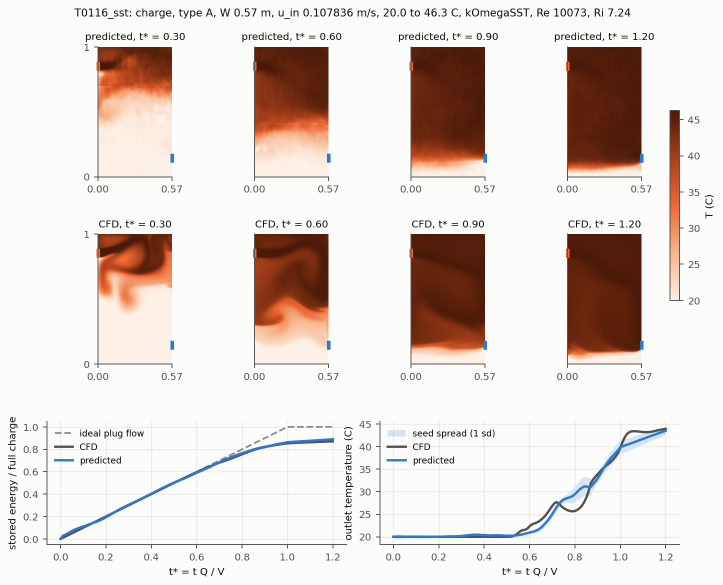
#> input picture thermbench_ml/capacity_2026-11-07/T0116_sst.png, 1446 x 1170 px (shown at 1/2 size)
$ python digitise.py ../../thermbench_ml/capacity_2026-11-07/T0116_sst.png
#> lines starting #> are read from the running program, lines starting #| are printed output that depends on the picture; after the words box and inside, x2 and y2 are one past the last pixel; in counts of white or black regions, pixels touching at a corner belong together
"""Digitise Lou et al. (2023) Fig. 15a (initial baffle) and 15b: the Th = 333.15 K curve (MATLAB yellow).
Axis calibration from the plot frame (long dark lines); axis limits sit on the frame:
(a) t* 0..1.5, Ri 0..2.0; (b) t* 0..1.5, sigma 0..1.0."""
import json, sys
import numpy as np
from PIL import Image

img = np.asarray(Image.open(sys.argv[1]).convert("RGB")).astype(int)
H, W, _ = img.shape
#> H = 1170; W = 1446


def frame(x0, x1, y0, y1):
    """Plot-frame pixel box inside a search window: rows/columns that are mostly dark."""
#> called with x0 = 72, x1 = 723, y0 = 0, y1 = 386
    sub = img[y0:y1, x0:x1]
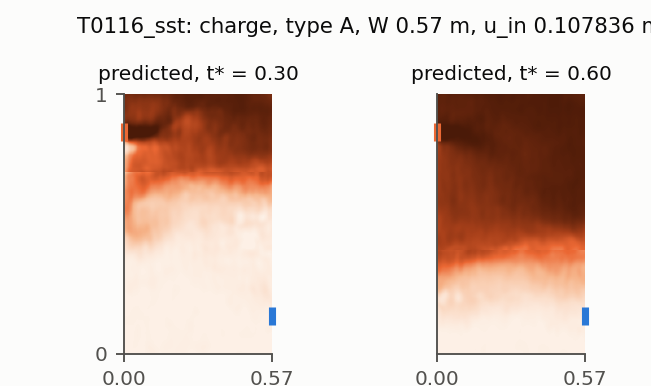
#> sub: shape (386, 651, 3) int64; mean R, G, B 228.6, 212, 203.9
    dark = sub.sum(2) < 200
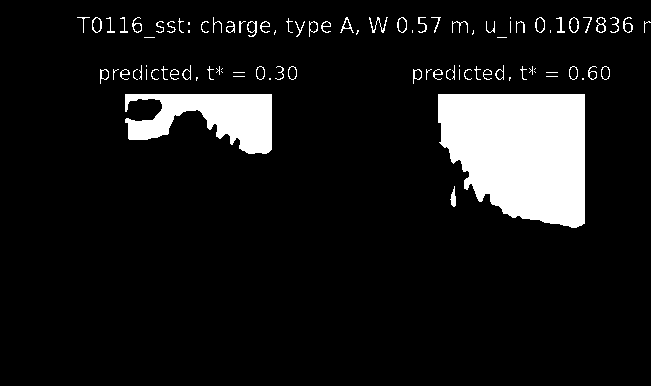
#> dark: shape (386, 651) bool; 9.5% white; 92 white regions (34 under 20 px), largest, box (x1, y1, x2, y2) and area: (438, 94, 585, 228) 16021, (125, 94, 272, 154) 5292, (369, 17, 388, 33) 86
    rows = np.where(dark.mean(1) > 0.6)[0] + y0
#> rows = empty array
    cols = np.where(dark.mean(0) > 0.6)[0] + x0
#> cols = empty array
#> (the run stopped early here; a loop or call above may not have finished)

$ run again, on thermbench_ml/capacity_2026-11-07/T0373_sst.png
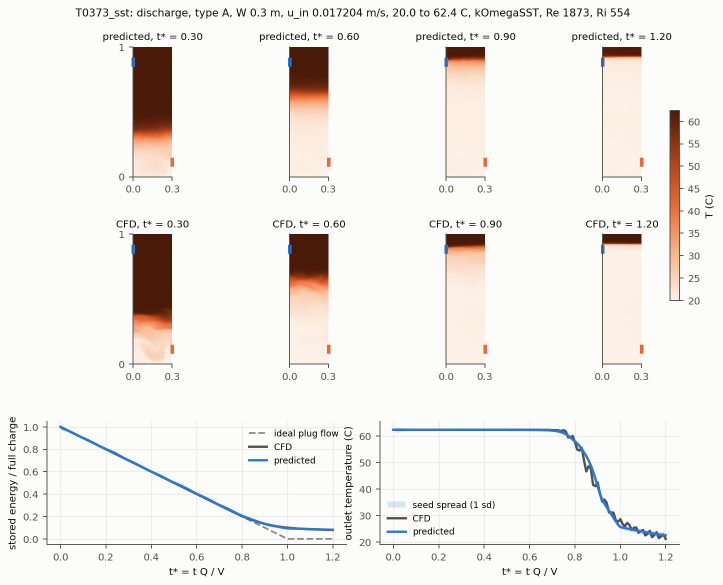
#> input picture thermbench_ml/capacity_2026-11-07/T0373_sst.png, 1446 x 1170 px (shown at 1/2 size)
#> in frame, `sub = img[y0:y1, x0:x1]`:
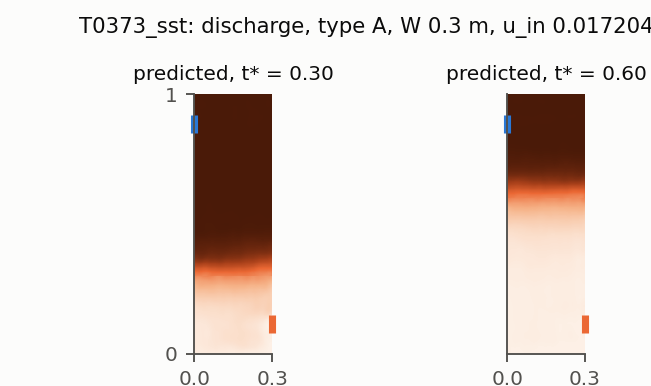
#> sub: shape (386, 651, 3) int64; mean R, G, B 233.1, 225.8, 221.6
#> in frame, `dark = sub.sum(2) < 200`:
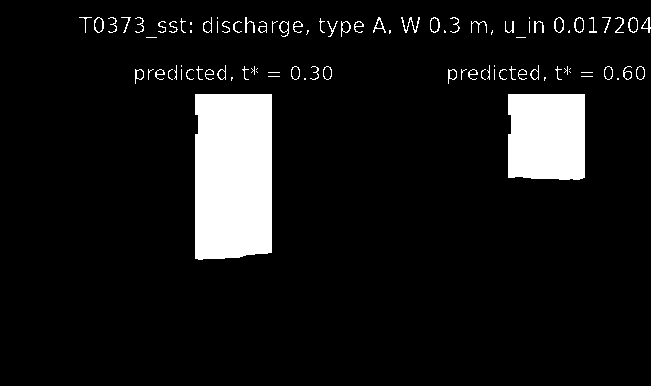
#> dark: shape (386, 651) bool; 8.6% white; 93 white regions (36 under 20 px), largest, box (x1, y1, x2, y2) and area: (195, 94, 272, 260) 12498, (508, 94, 585, 180) 6473, (401, 17, 420, 33) 91
#> rows = empty array
